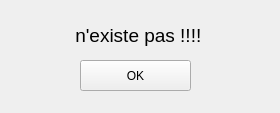
<?xml version="1.0" encoding="UTF-8"?>
<ui version="4.0">
 <class>Form</class>
 <widget class="QWidget" name="Form">
  <property name="geometry">
   <rect>
    <x>0</x>
    <y>0</y>
    <width>280</width>
    <height>113</height>
   </rect>
  </property>
  <property name="windowTitle">
   <string>Form</string>
  </property>
  <widget class="QPushButton" name="OKBtn">
   <property name="geometry">
    <rect>
     <x>80</x>
     <y>60</y>
     <width>111</width>
     <height>31</height>
    </rect>
   </property>
   <property name="text">
    <string>OK</string>
   </property>
  </widget>
  <widget class="QLabel" name="label">
   <property name="geometry">
    <rect>
     <x>70</x>
     <y>20</y>
     <width>141</width>
     <height>31</height>
    </rect>
   </property>
   <property name="font">
    <font>
     <pointsize>14</pointsize>
    </font>
   </property>
   <property name="text">
    <string> n'existe pas !!!!</string>
   </property>
  </widget>
 </widget>
 <resources/>
 <connections/>
</ui>
